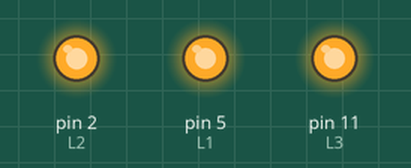
The sketch below on a simulated Arduino Uno, built with avr-gcc and run on an emulated ATmega328P. Shown: output pins drawn as LEDs (lit = HIGH).

Above: at 0.05 s.
At 0.75 s:
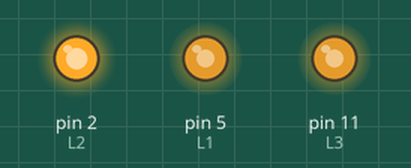
At 1.5 s:
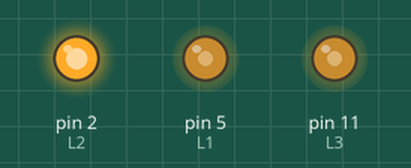
At 1.65 s:
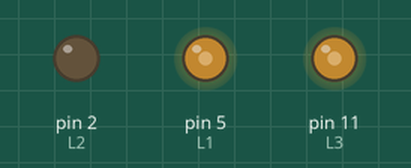
At 2.25 s:
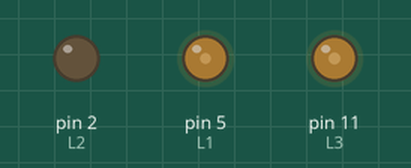
At 3.05 s:
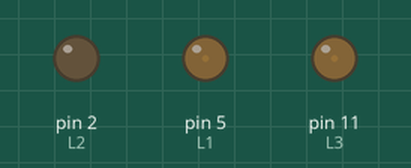
Timing chart, 0 to 7.1 s (numbered marks = the images above):
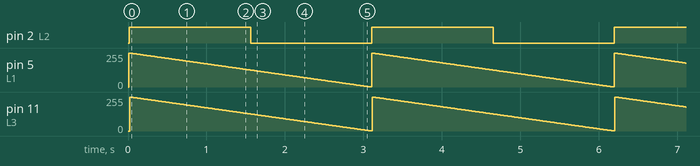

The sketch:

sketch_aug24a.ino
```cpp
int L1=5;
int L2=2;
int L3=11;
int x=0;
int c=0;
void setup() {
pinMode ( L1 , OUTPUT);
pinMode ( L2 , OUTPUT);
pinMode ( L3 , OUTPUT);
pinMode (x , INPUT);

}

void loop() {
//x = digitalRead(2);
//delay (150);:
//if (x==HIGH){:
 for (c=0;c<255;c++){
    analogWrite (L1,c);
     delay(2);
     analogWrite (L1,c);
     delay(2);
     analogWrite (L2,c);
     delay(2);
     analogWrite(L2,c);
     delay(2);
     analogWrite (L3,c);
     delay(2);
     analogWrite(L3,c);
     delay (2);
    //}:
  for (c=255;c>0;c--){
  analogWrite (L1,c);
     delay(2);
     analogWrite (L1,c);
     delay(2);
     analogWrite (L2,c);
     delay(2);
     analogWrite(L2,c);
     delay(2);
     analogWrite (L3,c);
     delay(2);
     analogWrite(L3,c);
     delay (2);
  }
}
}
```

Measured:
- by itself, pin 2 (L2): alternates HIGH for 1.5 s and LOW for 1.5 s
- by itself, pin 5 (L1), pin 11 (L3): ramps from 255/255 to 1/255 and jumps back, once every 3.1 s
